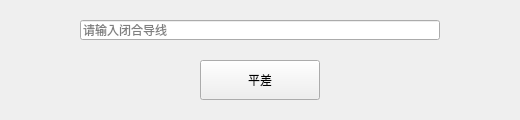
<?xml version="1.0" encoding="UTF-8"?>
<ui version="4.0">
 <class>MainWindow</class>
 <widget class="QMainWindow" name="MainWindow">
  <property name="geometry">
   <rect>
    <x>0</x>
    <y>0</y>
    <width>520</width>
    <height>120</height>
   </rect>
  </property>
  <property name="minimumSize">
   <size>
    <width>520</width>
    <height>120</height>
   </size>
  </property>
  <property name="maximumSize">
   <size>
    <width>520</width>
    <height>120</height>
   </size>
  </property>
  <property name="baseSize">
   <size>
    <width>520</width>
    <height>120</height>
   </size>
  </property>
  <property name="windowTitle">
   <string>平差课设</string>
  </property>
  <widget class="QWidget" name="centralwidget">
   <widget class="QLineEdit" name="lineEdit">
    <property name="geometry">
     <rect>
      <x>80</x>
      <y>20</y>
      <width>360</width>
      <height>20</height>
     </rect>
    </property>
    <property name="inputMask">
     <string/>
    </property>
    <property name="placeholderText">
     <string>请输入闭合导线</string>
    </property>
   </widget>
   <widget class="QPushButton" name="pushButton">
    <property name="geometry">
     <rect>
      <x>200</x>
      <y>60</y>
      <width>120</width>
      <height>40</height>
     </rect>
    </property>
    <property name="text">
     <string>平差</string>
    </property>
   </widget>
  </widget>
 </widget>
 <resources/>
 <connections/>
</ui>
